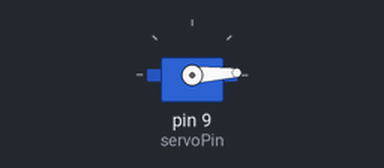
This sketch was run on a simulated Arduino Uno, built with avr-gcc and run on an emulated ATmega328P. On the bench: servo.

Above: at 0.05 s.
At 1.3 s:
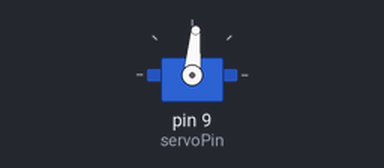
At 2.6 s:
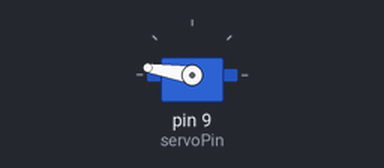
At 5.2 s:
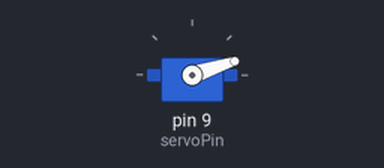
Timing chart, 0 to 7.1 s (numbered marks = the images above):
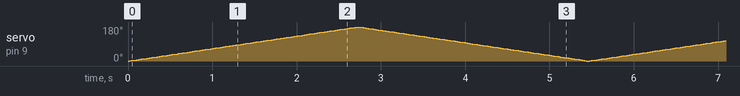

The sketch:

servo_testing.ino
```cpp
#include <Servo.h>

Servo myServo;  // Create a Servo object to control the servo motor
int servoPin = 9; // Define the pin where the servo is connected

void setup() {
  // Attach the Servo object to the servo pin.
  // This tells the Arduino which pin will be used to control the servo.
  myServo.attach(servoPin);
}

void loop() {
  // Sweep the servo from 0 to 180 degrees.
  for (int angle = 0; angle <= 180; angle++) {
    myServo.write(angle);     // Send the current angle to the servo
    delay(15);              // Small delay to allow the servo to reach the position
  }

  // Sweep the servo from 180 to 0 degrees.
  for (int angle = 180; angle >= 0; angle--) {
    myServo.write(angle);     // Send the current angle to the servo
    delay(15);              // Small delay to allow the servo to reach the position
  }
}
```
